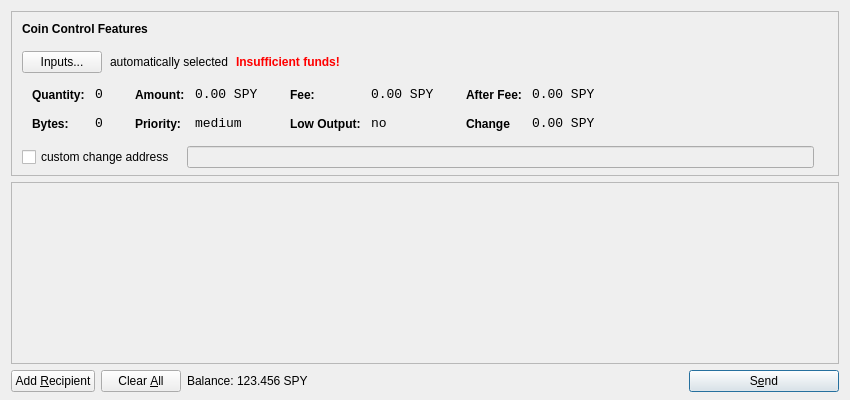
<?xml version="1.0" encoding="UTF-8"?>
<ui version="4.0">
 <class>SendCoinsDialog</class>
 <widget class="QDialog" name="SendCoinsDialog">
  <property name="geometry">
   <rect>
    <x>0</x>
    <y>0</y>
    <width>850</width>
    <height>400</height>
   </rect>
  </property>
  <property name="windowTitle">
   <string>Send Coins</string>
  </property>
  <layout class="QVBoxLayout" name="verticalLayout" stretch="0,1,0">
   <property name="bottomMargin">
    <number>8</number>
   </property>
   <item>
    <widget class="QFrame" name="frameCoinControl">
     <property name="sizePolicy">
      <sizepolicy hsizetype="Expanding" vsizetype="Expanding">
       <horstretch>0</horstretch>
       <verstretch>0</verstretch>
      </sizepolicy>
     </property>
     <property name="maximumSize">
      <size>
       <width>16777215</width>
       <height>16777215</height>
      </size>
     </property>
     <property name="frameShape">
      <enum>QFrame::StyledPanel</enum>
     </property>
     <property name="frameShadow">
      <enum>QFrame::Sunken</enum>
     </property>
     <layout class="QVBoxLayout" name="verticalLayoutCoinControl2">
      <property name="spacing">
       <number>-1</number>
      </property>
      <property name="leftMargin">
       <number>0</number>
      </property>
      <property name="topMargin">
       <number>0</number>
      </property>
      <property name="rightMargin">
       <number>0</number>
      </property>
      <property name="bottomMargin">
       <number>6</number>
      </property>
      <item>
       <layout class="QVBoxLayout" name="verticalLayoutCoinControl" stretch="0,0,0,0,1">
        <property name="spacing">
         <number>0</number>
        </property>
        <property name="leftMargin">
         <number>10</number>
        </property>
        <property name="topMargin">
         <number>10</number>
        </property>
        <item>
         <layout class="QHBoxLayout" name="horizontalLayoutCoinControl1">
          <property name="bottomMargin">
           <number>15</number>
          </property>
          <item>
           <widget class="QLabel" name="labelCoinControlFeatures">
            <property name="sizePolicy">
             <sizepolicy hsizetype="Preferred" vsizetype="Maximum">
              <horstretch>0</horstretch>
              <verstretch>0</verstretch>
             </sizepolicy>
            </property>
            <property name="font">
             <font>
              <weight>75</weight>
              <bold>true</bold>
             </font>
            </property>
            <property name="styleSheet">
             <string notr="true">font-weight:bold;</string>
            </property>
            <property name="text">
             <string>Coin Control Features</string>
            </property>
           </widget>
          </item>
         </layout>
        </item>
        <item>
         <layout class="QHBoxLayout" name="horizontalLayoutCoinControl2" stretch="0,0,0,0">
          <property name="spacing">
           <number>8</number>
          </property>
          <property name="bottomMargin">
           <number>10</number>
          </property>
          <item>
           <widget class="QPushButton" name="pushButtonCoinControl">
            <property name="styleSheet">
             <string notr="true"/>
            </property>
            <property name="text">
             <string>Inputs...</string>
            </property>
           </widget>
          </item>
          <item>
           <widget class="QLabel" name="labelCoinControlAutomaticallySelected">
            <property name="text">
             <string>automatically selected</string>
            </property>
            <property name="margin">
             <number>5</number>
            </property>
           </widget>
          </item>
          <item>
           <widget class="QLabel" name="labelCoinControlInsuffFunds">
            <property name="font">
             <font>
              <weight>75</weight>
              <bold>true</bold>
             </font>
            </property>
            <property name="styleSheet">
             <string notr="true">color:red;font-weight:bold;</string>
            </property>
            <property name="text">
             <string>Insufficient funds!</string>
            </property>
            <property name="margin">
             <number>5</number>
            </property>
           </widget>
          </item>
          <item>
           <spacer name="horizontalSpacerCoinControl">
            <property name="orientation">
             <enum>Qt::Horizontal</enum>
            </property>
            <property name="sizeHint" stdset="0">
             <size>
              <width>40</width>
              <height>1</height>
             </size>
            </property>
           </spacer>
          </item>
         </layout>
        </item>
        <item>
         <widget class="QWidget" name="widgetCoinControl" native="true">
          <property name="sizePolicy">
           <sizepolicy hsizetype="Preferred" vsizetype="Preferred">
            <horstretch>0</horstretch>
            <verstretch>0</verstretch>
           </sizepolicy>
          </property>
          <property name="minimumSize">
           <size>
            <width>0</width>
            <height>0</height>
           </size>
          </property>
          <property name="styleSheet">
           <string notr="true"/>
          </property>
          <layout class="QHBoxLayout" name="horizontalLayoutCoinControl5">
           <property name="margin">
            <number>0</number>
           </property>
           <item>
            <layout class="QHBoxLayout" name="horizontalLayoutCoinControl3" stretch="0,0,0,1">
             <property name="spacing">
              <number>20</number>
             </property>
             <property name="topMargin">
              <number>0</number>
             </property>
             <property name="bottomMargin">
              <number>10</number>
             </property>
             <item>
              <layout class="QFormLayout" name="formLayoutCoinControl1">
               <property name="horizontalSpacing">
                <number>10</number>
               </property>
               <property name="verticalSpacing">
                <number>14</number>
               </property>
               <property name="leftMargin">
                <number>10</number>
               </property>
               <property name="topMargin">
                <number>4</number>
               </property>
               <property name="rightMargin">
                <number>6</number>
               </property>
               <item row="0" column="0">
                <widget class="QLabel" name="labelCoinControlQuantityText">
                 <property name="styleSheet">
                  <string notr="true">font-weight:bold;</string>
                 </property>
                 <property name="text">
                  <string>Quantity:</string>
                 </property>
                 <property name="margin">
                  <number>0</number>
                 </property>
                </widget>
               </item>
               <item row="0" column="1">
                <widget class="QLabel" name="labelCoinControlQuantity">
                 <property name="font">
                  <font>
                   <family>Monospace</family>
                   <pointsize>10</pointsize>
                  </font>
                 </property>
                 <property name="cursor">
                  <cursorShape>IBeamCursor</cursorShape>
                 </property>
                 <property name="contextMenuPolicy">
                  <enum>Qt::ActionsContextMenu</enum>
                 </property>
                 <property name="text">
                  <string>0</string>
                 </property>
                 <property name="margin">
                  <number>0</number>
                 </property>
                 <property name="textInteractionFlags">
                  <set>Qt::LinksAccessibleByMouse|Qt::TextSelectableByKeyboard|Qt::TextSelectableByMouse</set>
                 </property>
                </widget>
               </item>
               <item row="1" column="0">
                <widget class="QLabel" name="labelCoinControlBytesText">
                 <property name="styleSheet">
                  <string notr="true">font-weight:bold;</string>
                 </property>
                 <property name="text">
                  <string>Bytes:</string>
                 </property>
                </widget>
               </item>
               <item row="1" column="1">
                <widget class="QLabel" name="labelCoinControlBytes">
                 <property name="font">
                  <font>
                   <family>Monospace</family>
                   <pointsize>10</pointsize>
                  </font>
                 </property>
                 <property name="cursor">
                  <cursorShape>IBeamCursor</cursorShape>
                 </property>
                 <property name="contextMenuPolicy">
                  <enum>Qt::ActionsContextMenu</enum>
                 </property>
                 <property name="text">
                  <string>0</string>
                 </property>
                 <property name="textInteractionFlags">
                  <set>Qt::LinksAccessibleByMouse|Qt::TextSelectableByKeyboard|Qt::TextSelectableByMouse</set>
                 </property>
                </widget>
               </item>
              </layout>
             </item>
             <item>
              <layout class="QFormLayout" name="formLayoutCoinControl2">
               <property name="horizontalSpacing">
                <number>10</number>
               </property>
               <property name="verticalSpacing">
                <number>14</number>
               </property>
               <property name="leftMargin">
                <number>6</number>
               </property>
               <property name="topMargin">
                <number>4</number>
               </property>
               <property name="rightMargin">
                <number>6</number>
               </property>
               <item row="0" column="0">
                <widget class="QLabel" name="labelCoinControlAmountText">
                 <property name="styleSheet">
                  <string notr="true">font-weight:bold;</string>
                 </property>
                 <property name="text">
                  <string>Amount:</string>
                 </property>
                 <property name="margin">
                  <number>0</number>
                 </property>
                </widget>
               </item>
               <item row="0" column="1">
                <widget class="QLabel" name="labelCoinControlAmount">
                 <property name="font">
                  <font>
                   <family>Monospace</family>
                   <pointsize>10</pointsize>
                  </font>
                 </property>
                 <property name="cursor">
                  <cursorShape>IBeamCursor</cursorShape>
                 </property>
                 <property name="contextMenuPolicy">
                  <enum>Qt::ActionsContextMenu</enum>
                 </property>
                 <property name="text">
                  <string>0.00 SPY</string>
                 </property>
                 <property name="textInteractionFlags">
                  <set>Qt::LinksAccessibleByMouse|Qt::TextSelectableByKeyboard|Qt::TextSelectableByMouse</set>
                 </property>
                </widget>
               </item>
               <item row="1" column="0">
                <widget class="QLabel" name="labelCoinControlPriorityText">
                 <property name="styleSheet">
                  <string notr="true">font-weight:bold;</string>
                 </property>
                 <property name="text">
                  <string>Priority:</string>
                 </property>
                </widget>
               </item>
               <item row="1" column="1">
                <widget class="QLabel" name="labelCoinControlPriority">
                 <property name="font">
                  <font>
                   <family>Monospace</family>
                   <pointsize>10</pointsize>
                  </font>
                 </property>
                 <property name="cursor">
                  <cursorShape>IBeamCursor</cursorShape>
                 </property>
                 <property name="contextMenuPolicy">
                  <enum>Qt::ActionsContextMenu</enum>
                 </property>
                 <property name="text">
                  <string>medium</string>
                 </property>
                 <property name="textInteractionFlags">
                  <set>Qt::LinksAccessibleByMouse|Qt::TextSelectableByKeyboard|Qt::TextSelectableByMouse</set>
                 </property>
                </widget>
               </item>
              </layout>
             </item>
             <item>
              <layout class="QFormLayout" name="formLayoutCoinControl3">
               <property name="horizontalSpacing">
                <number>10</number>
               </property>
               <property name="verticalSpacing">
                <number>14</number>
               </property>
               <property name="leftMargin">
                <number>6</number>
               </property>
               <property name="topMargin">
                <number>4</number>
               </property>
               <property name="rightMargin">
                <number>6</number>
               </property>
               <item row="0" column="0">
                <widget class="QLabel" name="labelCoinControlFeeText">
                 <property name="styleSheet">
                  <string notr="true">font-weight:bold;</string>
                 </property>
                 <property name="text">
                  <string>Fee:</string>
                 </property>
                 <property name="margin">
                  <number>0</number>
                 </property>
                </widget>
               </item>
               <item row="0" column="1">
                <widget class="QLabel" name="labelCoinControlFee">
                 <property name="font">
                  <font>
                   <family>Monospace</family>
                   <pointsize>10</pointsize>
                  </font>
                 </property>
                 <property name="cursor">
                  <cursorShape>IBeamCursor</cursorShape>
                 </property>
                 <property name="contextMenuPolicy">
                  <enum>Qt::ActionsContextMenu</enum>
                 </property>
                 <property name="text">
                  <string>0.00 SPY</string>
                 </property>
                 <property name="textInteractionFlags">
                  <set>Qt::LinksAccessibleByMouse|Qt::TextSelectableByKeyboard|Qt::TextSelectableByMouse</set>
                 </property>
                </widget>
               </item>
               <item row="1" column="0">
                <widget class="QLabel" name="labelCoinControlLowOutputText">
                 <property name="styleSheet">
                  <string notr="true">font-weight:bold;</string>
                 </property>
                 <property name="text">
                  <string>Low Output:</string>
                 </property>
                </widget>
               </item>
               <item row="1" column="1">
                <widget class="QLabel" name="labelCoinControlLowOutput">
                 <property name="font">
                  <font>
                   <family>Monospace</family>
                   <pointsize>10</pointsize>
                  </font>
                 </property>
                 <property name="cursor">
                  <cursorShape>IBeamCursor</cursorShape>
                 </property>
                 <property name="contextMenuPolicy">
                  <enum>Qt::ActionsContextMenu</enum>
                 </property>
                 <property name="text">
                  <string>no</string>
                 </property>
                 <property name="textInteractionFlags">
                  <set>Qt::LinksAccessibleByMouse|Qt::TextSelectableByKeyboard|Qt::TextSelectableByMouse</set>
                 </property>
                </widget>
               </item>
              </layout>
             </item>
             <item>
              <layout class="QFormLayout" name="formLayoutCoinControl4">
               <property name="horizontalSpacing">
                <number>10</number>
               </property>
               <property name="verticalSpacing">
                <number>14</number>
               </property>
               <property name="leftMargin">
                <number>6</number>
               </property>
               <property name="topMargin">
                <number>4</number>
               </property>
               <property name="rightMargin">
                <number>6</number>
               </property>
               <item row="0" column="0">
                <widget class="QLabel" name="labelCoinControlAfterFeeText">
                 <property name="styleSheet">
                  <string notr="true">font-weight:bold;</string>
                 </property>
                 <property name="text">
                  <string>After Fee:</string>
                 </property>
                 <property name="margin">
                  <number>0</number>
                 </property>
                </widget>
               </item>
               <item row="0" column="1">
                <widget class="QLabel" name="labelCoinControlAfterFee">
                 <property name="font">
                  <font>
                   <family>Monospace</family>
                   <pointsize>10</pointsize>
                  </font>
                 </property>
                 <property name="cursor">
                  <cursorShape>IBeamCursor</cursorShape>
                 </property>
                 <property name="contextMenuPolicy">
                  <enum>Qt::ActionsContextMenu</enum>
                 </property>
                 <property name="text">
                  <string>0.00 SPY</string>
                 </property>
                 <property name="textInteractionFlags">
                  <set>Qt::LinksAccessibleByMouse|Qt::TextSelectableByKeyboard|Qt::TextSelectableByMouse</set>
                 </property>
                </widget>
               </item>
               <item row="1" column="0">
                <widget class="QLabel" name="labelCoinControlChangeText">
                 <property name="styleSheet">
                  <string notr="true">font-weight:bold;</string>
                 </property>
                 <property name="text">
                  <string>Change</string>
                 </property>
                </widget>
               </item>
               <item row="1" column="1">
                <widget class="QLabel" name="labelCoinControlChange">
                 <property name="font">
                  <font>
                   <family>Monospace</family>
                   <pointsize>10</pointsize>
                  </font>
                 </property>
                 <property name="cursor">
                  <cursorShape>IBeamCursor</cursorShape>
                 </property>
                 <property name="contextMenuPolicy">
                  <enum>Qt::ActionsContextMenu</enum>
                 </property>
                 <property name="text">
                  <string>0.00 SPY</string>
                 </property>
                 <property name="textInteractionFlags">
                  <set>Qt::LinksAccessibleByMouse|Qt::TextSelectableByKeyboard|Qt::TextSelectableByMouse</set>
                 </property>
                </widget>
               </item>
              </layout>
             </item>
            </layout>
           </item>
          </layout>
         </widget>
        </item>
        <item>
         <layout class="QHBoxLayout" name="horizontalLayoutCoinControl4" stretch="0,0,0">
          <property name="spacing">
           <number>12</number>
          </property>
          <property name="sizeConstraint">
           <enum>QLayout::SetDefaultConstraint</enum>
          </property>
          <property name="topMargin">
           <number>5</number>
          </property>
          <property name="rightMargin">
           <number>5</number>
          </property>
          <item>
           <widget class="QCheckBox" name="checkBoxCoinControlChange">
            <property name="text">
             <string>custom change address</string>
            </property>
           </widget>
          </item>
          <item>
           <widget class="QLineEdit" name="lineEditCoinControlChange">
            <property name="enabled">
             <bool>false</bool>
            </property>
            <property name="sizePolicy">
             <sizepolicy hsizetype="Expanding" vsizetype="Fixed">
              <horstretch>0</horstretch>
              <verstretch>0</verstretch>
             </sizepolicy>
            </property>
           </widget>
          </item>
          <item>
           <widget class="QLabel" name="labelCoinControlChangeLabel">
            <property name="sizePolicy">
             <sizepolicy hsizetype="Preferred" vsizetype="Expanding">
              <horstretch>0</horstretch>
              <verstretch>0</verstretch>
             </sizepolicy>
            </property>
            <property name="minimumSize">
             <size>
              <width>0</width>
              <height>0</height>
             </size>
            </property>
            <property name="text">
             <string/>
            </property>
            <property name="margin">
             <number>3</number>
            </property>
           </widget>
          </item>
         </layout>
        </item>
        <item>
         <spacer name="verticalSpacerCoinControl">
          <property name="orientation">
           <enum>Qt::Vertical</enum>
          </property>
          <property name="sizeHint" stdset="0">
           <size>
            <width>800</width>
            <height>1</height>
           </size>
          </property>
         </spacer>
        </item>
       </layout>
      </item>
     </layout>
    </widget>
   </item>
   <item>
    <widget class="QScrollArea" name="scrollArea">
     <property name="widgetResizable">
      <bool>true</bool>
     </property>
     <widget class="QWidget" name="scrollAreaWidgetContents">
      <property name="geometry">
       <rect>
        <x>0</x>
        <y>0</y>
        <width>830</width>
        <height>165</height>
       </rect>
      </property>
      <layout class="QVBoxLayout" name="verticalLayout_2">
       <property name="margin">
        <number>0</number>
       </property>
       <item>
        <layout class="QVBoxLayout" name="entries">
         <property name="spacing">
          <number>6</number>
         </property>
        </layout>
       </item>
       <item>
        <spacer name="verticalSpacer">
         <property name="orientation">
          <enum>Qt::Vertical</enum>
         </property>
         <property name="sizeHint" stdset="0">
          <size>
           <width>20</width>
           <height>40</height>
          </size>
         </property>
        </spacer>
       </item>
      </layout>
     </widget>
    </widget>
   </item>
   <item>
    <layout class="QHBoxLayout" name="horizontalLayout">
     <item>
      <widget class="QPushButton" name="addButton">
       <property name="toolTip">
        <string>Send to multiple recipients at once</string>
       </property>
       <property name="text">
        <string>Add &amp;Recipient</string>
       </property>
       <property name="icon">
        <iconset resource="../bitcoin.qrc">
         <normaloff>:/icons/add</normaloff>:/icons/add</iconset>
       </property>
       <property name="autoDefault">
        <bool>false</bool>
       </property>
      </widget>
     </item>
     <item>
      <widget class="QPushButton" name="clearButton">
       <property name="sizePolicy">
        <sizepolicy hsizetype="Minimum" vsizetype="Fixed">
         <horstretch>0</horstretch>
         <verstretch>0</verstretch>
        </sizepolicy>
       </property>
       <property name="toolTip">
        <string>Remove all transaction fields</string>
       </property>
       <property name="text">
        <string>Clear &amp;All</string>
       </property>
       <property name="icon">
        <iconset resource="../bitcoin.qrc">
         <normaloff>:/icons/remove</normaloff>:/icons/remove</iconset>
       </property>
       <property name="autoRepeatDelay">
        <number>300</number>
       </property>
       <property name="autoDefault">
        <bool>false</bool>
       </property>
      </widget>
     </item>
     <item>
      <layout class="QHBoxLayout" name="horizontalLayout_2">
       <property name="spacing">
        <number>3</number>
       </property>
       <item>
        <widget class="QLabel" name="label">
         <property name="sizePolicy">
          <sizepolicy hsizetype="Preferred" vsizetype="Fixed">
           <horstretch>0</horstretch>
           <verstretch>0</verstretch>
          </sizepolicy>
         </property>
         <property name="text">
          <string>Balance:</string>
         </property>
        </widget>
       </item>
       <item>
        <widget class="QLabel" name="labelBalance">
         <property name="sizePolicy">
          <sizepolicy hsizetype="Preferred" vsizetype="Fixed">
           <horstretch>0</horstretch>
           <verstretch>0</verstretch>
          </sizepolicy>
         </property>
         <property name="cursor">
          <cursorShape>IBeamCursor</cursorShape>
         </property>
         <property name="text">
          <string>123.456 SPY</string>
         </property>
         <property name="textInteractionFlags">
          <set>Qt::LinksAccessibleByMouse|Qt::TextSelectableByKeyboard|Qt::TextSelectableByMouse</set>
         </property>
        </widget>
       </item>
      </layout>
     </item>
     <item>
      <spacer name="horizontalSpacer">
       <property name="orientation">
        <enum>Qt::Horizontal</enum>
       </property>
       <property name="sizeHint" stdset="0">
        <size>
         <width>40</width>
         <height>20</height>
        </size>
       </property>
      </spacer>
     </item>
     <item>
      <widget class="QPushButton" name="sendButton">
       <property name="minimumSize">
        <size>
         <width>150</width>
         <height>0</height>
        </size>
       </property>
       <property name="toolTip">
        <string>Confirm the send action</string>
       </property>
       <property name="text">
        <string>S&amp;end</string>
       </property>
       <property name="icon">
        <iconset resource="../bitcoin.qrc">
         <normaloff>:/icons/send</normaloff>:/icons/send</iconset>
       </property>
       <property name="default">
        <bool>true</bool>
       </property>
      </widget>
     </item>
    </layout>
   </item>
  </layout>
 </widget>
 <resources>
  <include location="../bitcoin.qrc"/>
 </resources>
 <connections/>
</ui>
